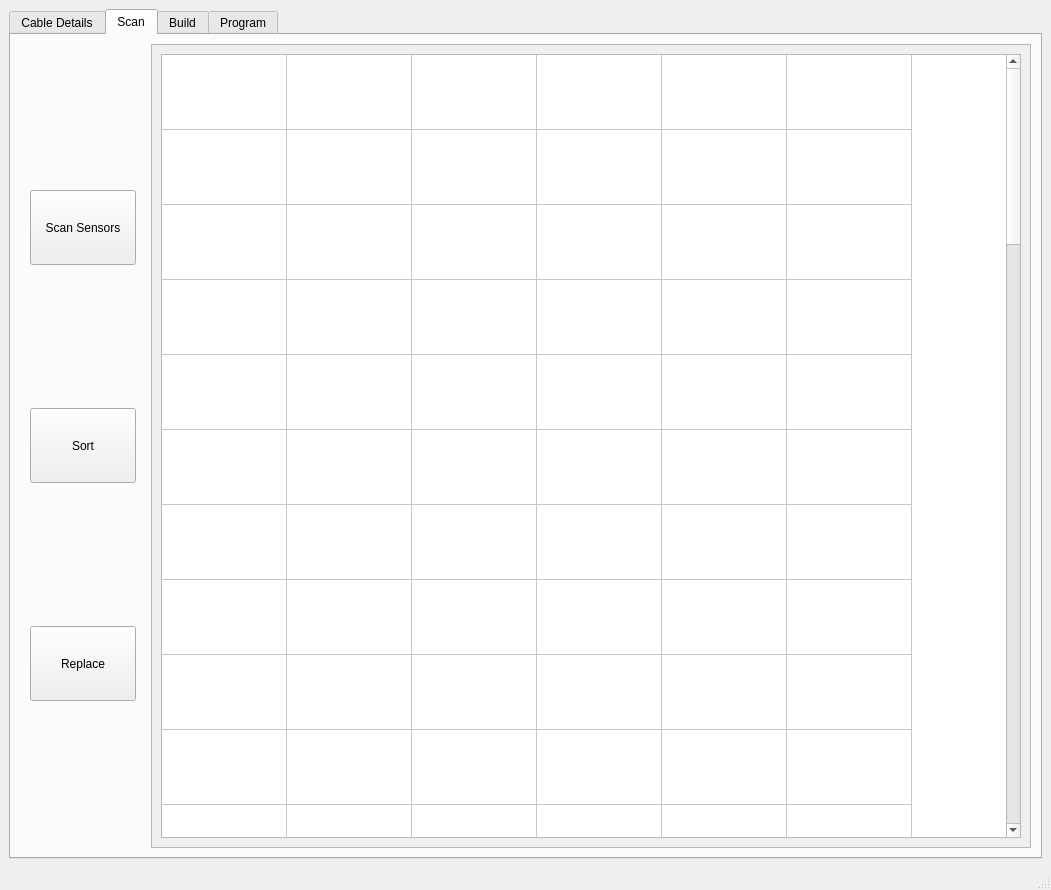
<?xml version="1.0" encoding="UTF-8"?>
<ui version="4.0">
 <class>MainWindow</class>
 <widget class="QMainWindow" name="MainWindow">
  <property name="geometry">
   <rect>
    <x>0</x>
    <y>0</y>
    <width>1051</width>
    <height>890</height>
   </rect>
  </property>
  <property name="windowTitle">
   <string>Beadedstream Factory App</string>
  </property>
  <property name="windowIcon">
   <iconset>
    <normaloff>../calibration-app/images/icon.ico</normaloff>../calibration-app/images/icon.ico</iconset>
  </property>
  <widget class="QWidget" name="centralwidget">
   <layout class="QGridLayout" name="gridLayout_3">
    <item row="0" column="1">
     <widget class="QTabWidget" name="tabWidget">
      <property name="currentIndex">
       <number>1</number>
      </property>
      <widget class="QWidget" name="details_tab">
       <attribute name="title">
        <string>Cable Details</string>
       </attribute>
       <layout class="QGridLayout" name="gridLayout_4">
        <item row="0" column="1">
         <widget class="QScrollArea" name="scrollArea">
          <property name="widgetResizable">
           <bool>true</bool>
          </property>
          <widget class="QWidget" name="scrollAreaWidgetContents">
           <property name="geometry">
            <rect>
             <x>0</x>
             <y>0</y>
             <width>878</width>
             <height>777</height>
            </rect>
           </property>
           <layout class="QGridLayout" name="gridLayout_10">
            <item row="0" column="0">
             <widget class="QScrollArea" name="cableInfo_scrollArea">
              <property name="minimumSize">
               <size>
                <width>0</width>
                <height>125</height>
               </size>
              </property>
              <property name="widgetResizable">
               <bool>true</bool>
              </property>
              <widget class="QWidget" name="scrollAreaWidgetContents_2">
               <property name="geometry">
                <rect>
                 <x>0</x>
                 <y>0</y>
                 <width>858</width>
                 <height>151</height>
                </rect>
               </property>
               <layout class="QFormLayout" name="formLayout">
                <item row="0" column="0">
                 <widget class="QLabel" name="cable_textArea">
                  <property name="text">
                   <string>DTC Serial Number: </string>
                  </property>
                 </widget>
                </item>
               </layout>
              </widget>
             </widget>
            </item>
            <item row="1" column="0">
             <widget class="QLabel" name="sensor_textArea">
              <property name="minimumSize">
               <size>
                <width>0</width>
                <height>600</height>
               </size>
              </property>
              <property name="frameShape">
               <enum>QFrame::StyledPanel</enum>
              </property>
              <property name="text">
               <string>TextLabel000</string>
              </property>
              <property name="alignment">
               <set>Qt::AlignLeading|Qt::AlignLeft|Qt::AlignTop</set>
              </property>
             </widget>
            </item>
           </layout>
          </widget>
         </widget>
        </item>
        <item row="0" column="0">
         <widget class="QWidget" name="widget" native="true">
          <property name="minimumSize">
           <size>
            <width>125</width>
            <height>0</height>
           </size>
          </property>
          <layout class="QVBoxLayout" name="verticalLayout_2">
           <item>
            <widget class="QPushButton" name="load_json_btn">
             <property name="minimumSize">
              <size>
               <width>0</width>
               <height>75</height>
              </size>
             </property>
             <property name="text">
              <string>Load Json File</string>
             </property>
            </widget>
           </item>
          </layout>
         </widget>
        </item>
       </layout>
      </widget>
      <widget class="QWidget" name="scan_tab">
       <attribute name="title">
        <string>Scan</string>
       </attribute>
       <layout class="QGridLayout" name="gridLayout_2">
        <item row="0" column="1">
         <widget class="QScrollArea" name="sensor_scrollArea">
          <property name="widgetResizable">
           <bool>true</bool>
          </property>
          <property name="alignment">
           <set>Qt::AlignLeading|Qt::AlignLeft|Qt::AlignVCenter</set>
          </property>
          <widget class="QWidget" name="scrollAreaWidgetContents_4">
           <property name="geometry">
            <rect>
             <x>0</x>
             <y>0</y>
             <width>878</width>
             <height>777</height>
            </rect>
           </property>
           <layout class="QGridLayout" name="gridLayout_8">
            <item row="0" column="0">
             <widget class="QTableWidget" name="sensor_tableWidget">
              <property name="sizePolicy">
               <sizepolicy hsizetype="Expanding" vsizetype="Expanding">
                <horstretch>0</horstretch>
                <verstretch>0</verstretch>
               </sizepolicy>
              </property>
              <property name="autoFillBackground">
               <bool>false</bool>
              </property>
              <property name="showGrid">
               <bool>true</bool>
              </property>
              <property name="gridStyle">
               <enum>Qt::SolidLine</enum>
              </property>
              <property name="sortingEnabled">
               <bool>false</bool>
              </property>
              <property name="wordWrap">
               <bool>true</bool>
              </property>
              <property name="cornerButtonEnabled">
               <bool>true</bool>
              </property>
              <property name="rowCount">
               <number>43</number>
              </property>
              <property name="columnCount">
               <number>6</number>
              </property>
              <attribute name="horizontalHeaderVisible">
               <bool>false</bool>
              </attribute>
              <attribute name="horizontalHeaderCascadingSectionResizes">
               <bool>false</bool>
              </attribute>
              <attribute name="horizontalHeaderMinimumSectionSize">
               <number>125</number>
              </attribute>
              <attribute name="horizontalHeaderDefaultSectionSize">
               <number>100</number>
              </attribute>
              <attribute name="horizontalHeaderHighlightSections">
               <bool>true</bool>
              </attribute>
              <attribute name="horizontalHeaderStretchLastSection">
               <bool>false</bool>
              </attribute>
              <attribute name="verticalHeaderVisible">
               <bool>false</bool>
              </attribute>
              <attribute name="verticalHeaderMinimumSectionSize">
               <number>75</number>
              </attribute>
              <row/>
              <row/>
              <row/>
              <row/>
              <row/>
              <row/>
              <row/>
              <row/>
              <row/>
              <row/>
              <row/>
              <row/>
              <row/>
              <row/>
              <row/>
              <row/>
              <row/>
              <row/>
              <row/>
              <row/>
              <row/>
              <row/>
              <row/>
              <row/>
              <row/>
              <row/>
              <row/>
              <row/>
              <row/>
              <row/>
              <row/>
              <row/>
              <row/>
              <row/>
              <row/>
              <row/>
              <row/>
              <row/>
              <row/>
              <row/>
              <row/>
              <row/>
              <row/>
              <column/>
              <column/>
              <column/>
              <column/>
              <column/>
              <column/>
             </widget>
            </item>
           </layout>
          </widget>
         </widget>
        </item>
        <item row="0" column="0">
         <widget class="QWidget" name="selection_widget" native="true">
          <property name="minimumSize">
           <size>
            <width>125</width>
            <height>0</height>
           </size>
          </property>
          <property name="maximumSize">
           <size>
            <width>125</width>
            <height>16777215</height>
           </size>
          </property>
          <layout class="QVBoxLayout" name="verticalLayout">
           <property name="leftMargin">
            <number>10</number>
           </property>
           <item>
            <widget class="QPushButton" name="scan_sensors_btn">
             <property name="minimumSize">
              <size>
               <width>0</width>
               <height>75</height>
              </size>
             </property>
             <property name="text">
              <string>Scan Sensors</string>
             </property>
            </widget>
           </item>
           <item>
            <widget class="QPushButton" name="sort_sensors_btn">
             <property name="minimumSize">
              <size>
               <width>0</width>
               <height>75</height>
              </size>
             </property>
             <property name="text">
              <string>Sort</string>
             </property>
            </widget>
           </item>
           <item>
            <widget class="QPushButton" name="replace_sensors_btn">
             <property name="minimumSize">
              <size>
               <width>0</width>
               <height>75</height>
              </size>
             </property>
             <property name="text">
              <string>Replace</string>
             </property>
            </widget>
           </item>
          </layout>
         </widget>
        </item>
       </layout>
      </widget>
      <widget class="QWidget" name="build_tab">
       <attribute name="title">
        <string>Build</string>
       </attribute>
       <layout class="QGridLayout" name="gridLayout_5">
        <item row="0" column="1">
         <widget class="QScrollArea" name="scrollArea_4">
          <property name="widgetResizable">
           <bool>true</bool>
          </property>
          <property name="alignment">
           <set>Qt::AlignLeading|Qt::AlignLeft|Qt::AlignVCenter</set>
          </property>
          <widget class="QWidget" name="scrollAreaWidgetContents_6">
           <property name="geometry">
            <rect>
             <x>0</x>
             <y>0</y>
             <width>878</width>
             <height>721</height>
            </rect>
           </property>
           <layout class="QGridLayout" name="gridLayout_9">
            <item row="2" column="1">
             <widget class="QPushButton" name="pushButton_30">
              <property name="text">
               <string>PushButton</string>
              </property>
             </widget>
            </item>
            <item row="1" column="1">
             <widget class="QPushButton" name="pushButton_31">
              <property name="text">
               <string>PushButton</string>
              </property>
             </widget>
            </item>
            <item row="1" column="0">
             <widget class="QPushButton" name="pushButton_5">
              <property name="text">
               <string>PushButton</string>
              </property>
             </widget>
            </item>
            <item row="2" column="0">
             <widget class="QPushButton" name="pushButton_32">
              <property name="text">
               <string>PushButton</string>
              </property>
             </widget>
            </item>
            <item row="0" column="0">
             <widget class="QPushButton" name="pushButton_29">
              <property name="text">
               <string>PushButton</string>
              </property>
             </widget>
            </item>
            <item row="0" column="1">
             <widget class="QPushButton" name="pushButton_33">
              <property name="text">
               <string>PushButton</string>
              </property>
             </widget>
            </item>
           </layout>
          </widget>
         </widget>
        </item>
        <item row="1" column="1">
         <widget class="QLabel" name="responseWidget">
          <property name="minimumSize">
           <size>
            <width>0</width>
            <height>50</height>
           </size>
          </property>
          <property name="layoutDirection">
           <enum>Qt::LeftToRight</enum>
          </property>
          <property name="frameShape">
           <enum>QFrame::StyledPanel</enum>
          </property>
          <property name="lineWidth">
           <number>1</number>
          </property>
          <property name="text">
           <string>Responce</string>
          </property>
          <property name="textFormat">
           <enum>Qt::AutoText</enum>
          </property>
          <property name="alignment">
           <set>Qt::AlignCenter</set>
          </property>
         </widget>
        </item>
        <item row="0" column="0" rowspan="2">
         <widget class="QWidget" name="widget_4" native="true">
          <property name="minimumSize">
           <size>
            <width>125</width>
            <height>0</height>
           </size>
          </property>
          <property name="maximumSize">
           <size>
            <width>125</width>
            <height>16777215</height>
           </size>
          </property>
          <layout class="QVBoxLayout" name="verticalLayout_4">
           <property name="leftMargin">
            <number>10</number>
           </property>
           <item>
            <widget class="QPushButton" name="test_cable_btn">
             <property name="minimumSize">
              <size>
               <width>0</width>
               <height>75</height>
              </size>
             </property>
             <property name="text">
              <string>Test Cable</string>
             </property>
            </widget>
           </item>
          </layout>
         </widget>
        </item>
       </layout>
      </widget>
      <widget class="QWidget" name="program_tab">
       <attribute name="title">
        <string>Program</string>
       </attribute>
       <layout class="QGridLayout" name="gridLayout_6">
        <item row="0" column="1">
         <widget class="QScrollArea" name="scrollArea_5">
          <property name="widgetResizable">
           <bool>true</bool>
          </property>
          <property name="alignment">
           <set>Qt::AlignLeading|Qt::AlignLeft|Qt::AlignVCenter</set>
          </property>
          <widget class="QWidget" name="scrollAreaWidgetContents_7">
           <property name="geometry">
            <rect>
             <x>0</x>
             <y>0</y>
             <width>878</width>
             <height>721</height>
            </rect>
           </property>
           <layout class="QGridLayout" name="gridLayout_7">
            <item row="0" column="3">
             <widget class="QPushButton" name="pushButton_8">
              <property name="text">
               <string>PushButton</string>
              </property>
             </widget>
            </item>
            <item row="0" column="4">
             <widget class="QPushButton" name="pushButton_4">
              <property name="text">
               <string>PushButton</string>
              </property>
             </widget>
            </item>
            <item row="0" column="2">
             <widget class="QPushButton" name="pushButton_11">
              <property name="text">
               <string>PushButton</string>
              </property>
             </widget>
            </item>
            <item row="0" column="0">
             <widget class="QPushButton" name="pushButton_13">
              <property name="text">
               <string>PushButton</string>
              </property>
             </widget>
            </item>
            <item row="0" column="1">
             <widget class="QPushButton" name="pushButton_12">
              <property name="text">
               <string>PushButton</string>
              </property>
             </widget>
            </item>
           </layout>
          </widget>
         </widget>
        </item>
        <item row="1" column="1">
         <widget class="QLabel" name="response_label">
          <property name="minimumSize">
           <size>
            <width>0</width>
            <height>50</height>
           </size>
          </property>
          <property name="frameShape">
           <enum>QFrame::StyledPanel</enum>
          </property>
          <property name="text">
           <string>Output Response</string>
          </property>
          <property name="alignment">
           <set>Qt::AlignCenter</set>
          </property>
         </widget>
        </item>
        <item row="0" column="0" rowspan="2">
         <widget class="QWidget" name="widget_5" native="true">
          <property name="minimumSize">
           <size>
            <width>125</width>
            <height>0</height>
           </size>
          </property>
          <property name="maximumSize">
           <size>
            <width>125</width>
            <height>16777215</height>
           </size>
          </property>
          <layout class="QVBoxLayout" name="verticalLayout_5">
           <property name="leftMargin">
            <number>10</number>
           </property>
           <item>
            <widget class="QPushButton" name="verify_cable_btn">
             <property name="minimumSize">
              <size>
               <width>0</width>
               <height>75</height>
              </size>
             </property>
             <property name="text">
              <string>Verify Cable</string>
             </property>
            </widget>
           </item>
           <item>
            <widget class="QPushButton" name="write_to_eeprom_btn">
             <property name="minimumSize">
              <size>
               <width>0</width>
               <height>75</height>
              </size>
             </property>
             <property name="text">
              <string>Write to
EEprom</string>
             </property>
            </widget>
           </item>
          </layout>
         </widget>
        </item>
       </layout>
      </widget>
     </widget>
    </item>
   </layout>
  </widget>
  <widget class="QStatusBar" name="statusbar"/>
  <widget class="QMenuBar" name="menubar">
   <property name="geometry">
    <rect>
     <x>0</x>
     <y>0</y>
     <width>1051</width>
     <height>22</height>
    </rect>
   </property>
  </widget>
 </widget>
 <resources/>
 <connections/>
</ui>
